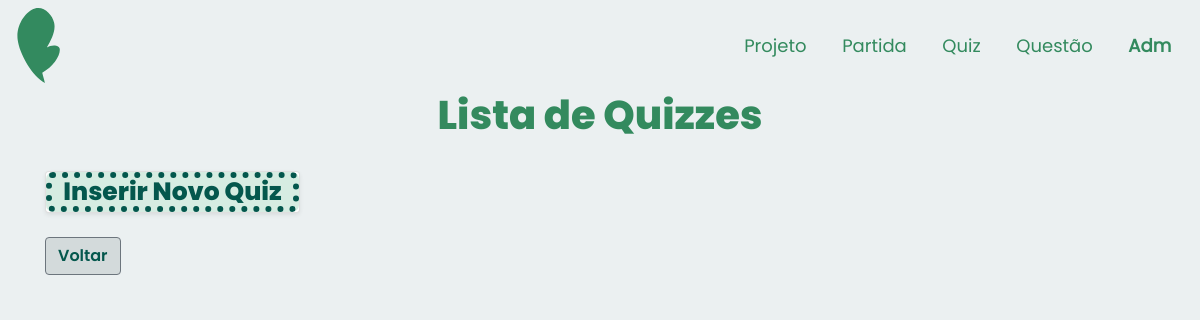
The app's page /app/controllers/QuizController.php?action=list, older data.
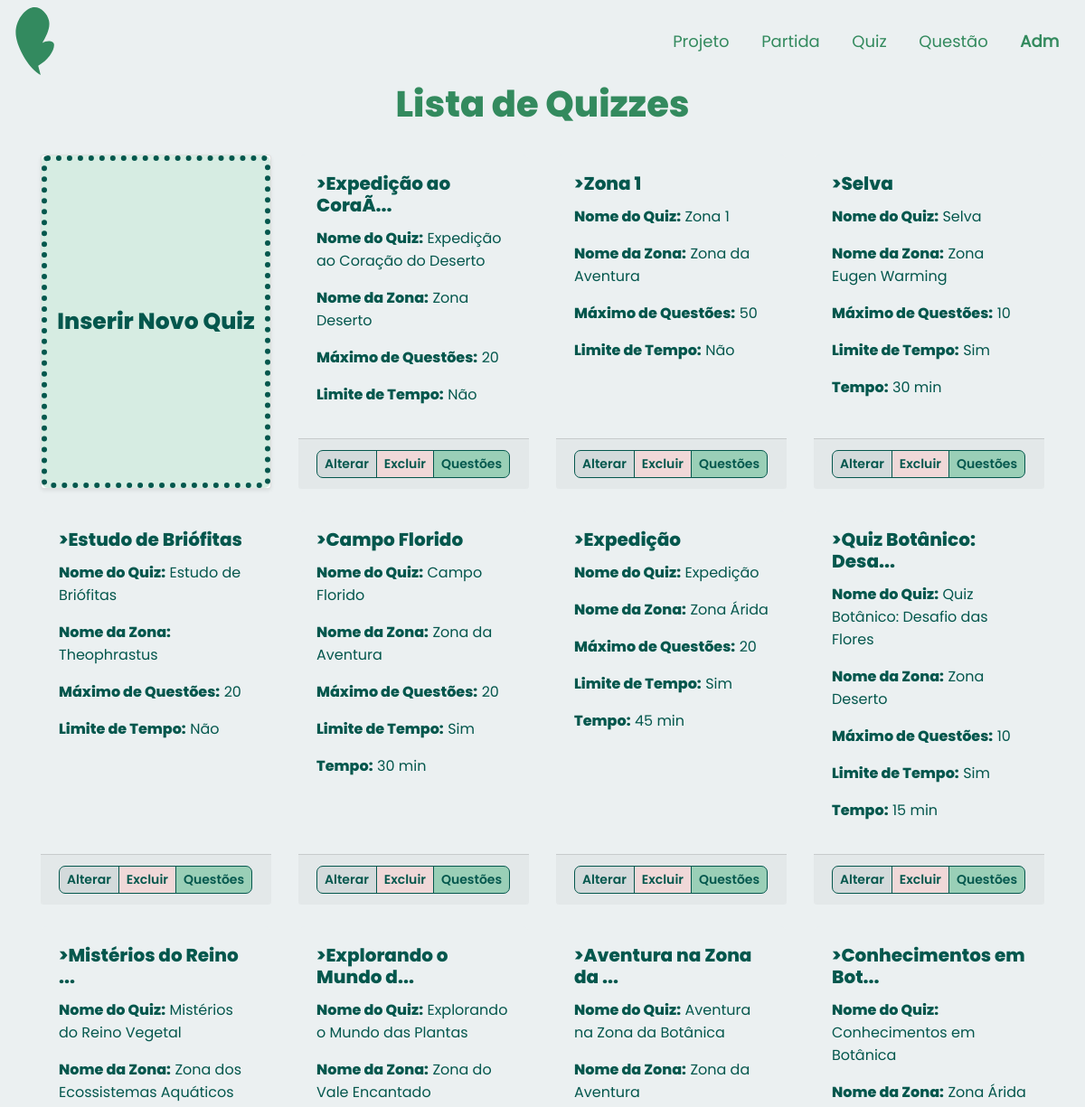
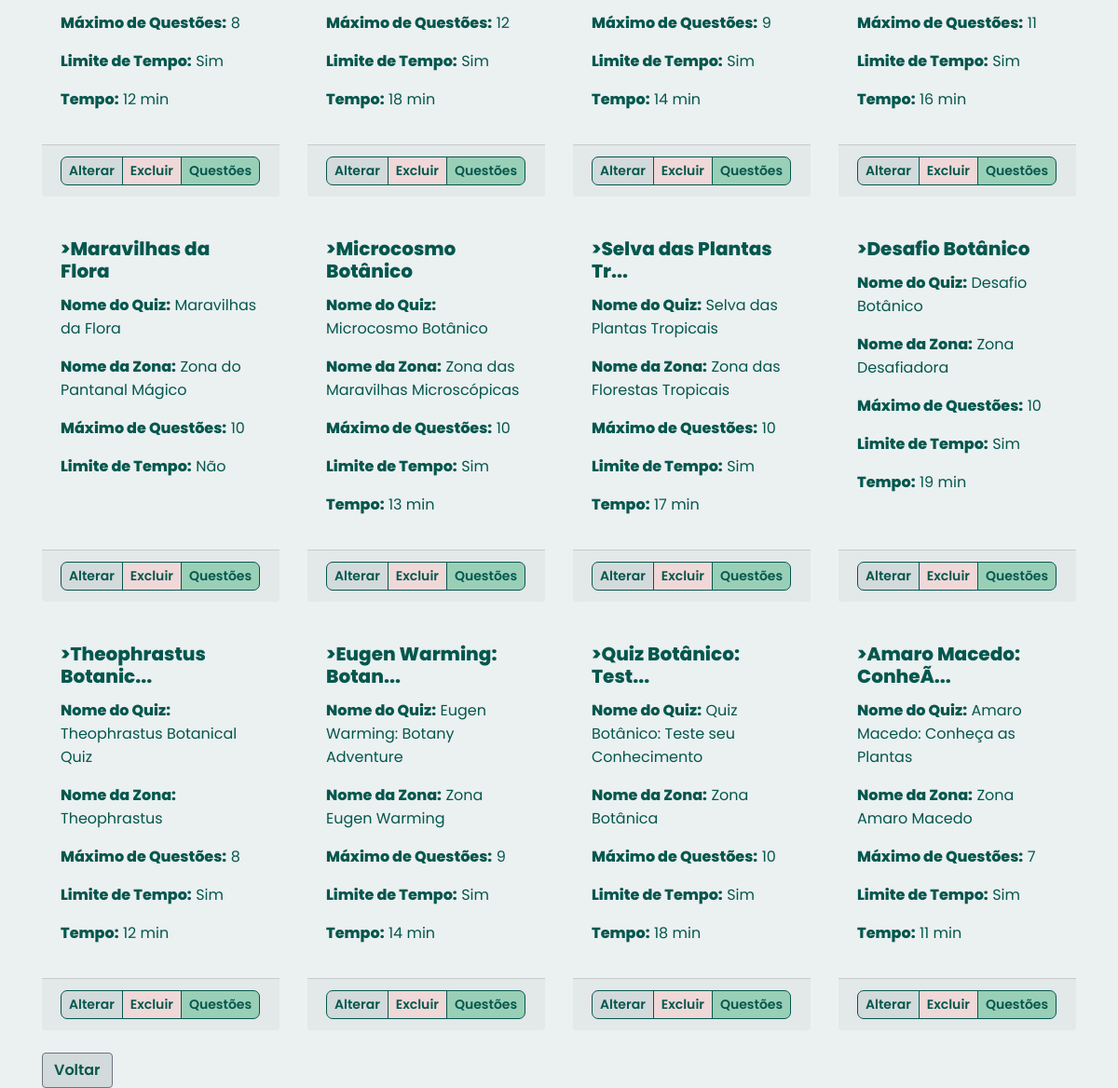
The same page, newer data (2 pictures, top to bottom).
### tables this page shows
CREATE TABLE IF NOT EXISTS `quiz` (
  `idQuiz` INT NOT NULL AUTO_INCREMENT,
  `maximoPergunta` INT NOT NULL,
  `nomeQuiz` VARCHAR(45) NOT NULL,
  `comTempo` TINYINT NOT NULL,
  `quantTempo` INT NOT NULL,
  `idZona` INT NOT NULL,
  PRIMARY KEY (`idQuiz`),
  CONSTRAINT `fk_quizzona`
    FOREIGN KEY (`idZona`)
    REFERENCES `zona` (`idZona`)
    ON DELETE NO ACTION
    ON UPDATE NO ACTION);

CREATE TABLE `zona` (
  `idZona` int(11) NOT NULL,
  `nomeZona` varchar(60) NOT NULL,
  `qntPlantas` int(11) DEFAULT NULL,
  `pontoZona` int(11) DEFAULT NULL
);

### app/controllers/QuizController.php (called while the page is built, shortened)
<?php
require_once(__DIR__ . "/Controller.php");
require_once(__DIR__ . "/../dao/QuizDAO.php");
require_once(__DIR__ . "/../dao/ZonaDAO.php");
require_once(__DIR__ . "/../models/QuizModel.php");
class QuizController extends Controller
{
    private QuizDAO $quizDao;
    public function __construct()
    {
        $this->quizDao = new QuizDAO();
        $this->handleAction();
    }
    protected function list(string $msgErro = "", string $msgSucesso = "")
    {
        $quizzes = $this->quizDao->list();
        $dados["lista"] = $quizzes;
        $this->loadView("quiz/listQuiz.php", $dados, $msgErro, $msgSucesso);
    }
}
$quizCont = new QuizController();

### app/models/QuizModel.php (called while the page is built, shortened)
<?php
class Quiz
{
    private $idQuiz;
    private $maximoPergunta;
    private $nomeQuiz;
    private $comTempo;
    private $quantTempo;
    private $zona;
    public function getIdQuiz()
    {
        return $this->idQuiz;
    }
    public function setIdQuiz($idQuiz)
    {
        $this->idQuiz = $idQuiz;
        return $this;
    }
    public function getMaximoPergunta()
    {
        return $this->maximoPergunta;
    }
    public function setMaximoPergunta($maximoPergunta)
    {
        $this->maximoPergunta = $maximoPergunta;
        return $this;
    }
    public function getNomeQuiz()
    {
        return $this->nomeQuiz;
    }
    public function setNomeQuiz($nomeQuiz)
    {
        $this->nomeQuiz = $nomeQuiz;
        return $this;
    }
    public function getComTempo()
    {
        return $this->comTempo;
    }
    public function setComTempo($comTempo)
    {
        $this->comTempo = $comTempo;
        return $this;
    }
    public function getQuantTempo()
    {
        return $this->quantTempo;
    }
    public function setQuantTempo($quantTempo)
    {
        $this->quantTempo = $quantTempo;
        return $this;
    }
    public function getZona()
    {
        return $this->zona;
    }
    public function setZona($zona)
    {
        $this->zona = $zona;
        return $this;
    }
    public function getNomeQuizTruncada()
    {
        $Nome = $this->nomeQuiz;
        if (strlen($Nome) > 20) {
            $Nome = substr($Nome, 0, 20) . '...';
        }
        return $Nome;
    }
}

### app/dao/QuizDAO.php (called while the page is built, shortened)
<?php
include_once(__DIR__ . "/../models/QuizModel.php");
include_once(__DIR__ . "/../models/ZonaModel.php");
class QuizDAO
{
    public function list()
    {
        $conn = Connection::getConn();
        $sql = QuizDAO::SQL_QUIZ . " ORDER BY idQuiz";
        $stm = $conn->prepare($sql);
        $stm->execute();
        $result = $stm->fetchAll();
        return $this->mapQuizzes($result);
    }
    private function mapQuizzes($result)
    {
        $quizzes = array();
        foreach ($result as $row) {
            $quiz = new Quiz();
            $quiz->setIdQuiz($row['idQuiz']);
            $quiz->setMaximoPergunta($row['maximoPergunta']);
            $quiz->setNomeQuiz($row['nomeQuiz']);
            $quiz->setComTempo($row['comTempo']);
            $quiz->setQuantTempo($row['quantTempo']);
            $quiz->setIdZona($row['idZona']);
            $zona = new Zona();
            $zona->setIdZona($row['idZona']);
            $zona->setNomeZona($row['nomeZona']);
            $quiz->setZona($zona);
            array_push($quizzes, $quiz);
        }
        return $quizzes;
    }
}

### app/models/ZonaModel.php (called while the page is built, shortened)
<?php
class Zona {
    private $NomeZona;
    public function __construct($id="",$nome="", $qntP="", $pontosT=0)
    {
        $this->NomeZona = $nome;
    }
    public function getNomeZona()
    {
        return $this->NomeZona;
    }
    public function setNomeZona($NomeZona)
    {
        $this->NomeZona = $NomeZona;
        return $this;
    }
    }
?>

### app/views/quiz/listQuiz.php (the view, shortened to what this page needs)
<!DOCTYPE html>
<html lang="en">
<head>
    <?php require_once(__DIR__ . "/../../bootstrap/header.php"); ?>
    <link rel="stylesheet" href="<?php echo BASEURL; ?>/views/css/list.css">
</head>
<body>
    <?php require_once(__DIR__ . "/../../bootstrap/navADMMeninas.php"); ?>
    <div>
        <h1 class="tituloPagina text-center">Lista de Quizzes</h1>
        <br>
    </div>
    <div class="container">
        <div class="row">
            <div class="col-md-3 col-sm-6 d-flex align-items-stretch">
                <div class="card mb-4 shadow-sm w-100 min-vh-25">
                    <div class="card-body">
                        <a class="btn btn-success btn-block h-100 d-flex justify-content-center align-items-center botaoEspecifico " href="<?= BASEURL ?>/controllers/QuizController.php?action=create">
                            <span class="nomeBotaoEspecifico">Inserir Novo Quiz</span>
                        </a>
                    </div>
                </div>
            </div>
            <?php foreach ($dados['lista'] as $quiz) : ?>
                <div class="col-md-3 col-sm-6 mb-4">
                    <div class="card cardInserido h-100">
                        <div class="card-body">
                            <h5 class="card-title nomeCard">><?= $quiz->getNomeQuizTruncada(); ?></h3>
                                <p>
                                    <span class="nomeAtributo labelQuestao">Nome do Quiz:</span>
                                    <span class="dadoAtributo"><?= $quiz->getNomeQuiz(); ?></span>
                                </p>
                                <p>
                                    <span class="nomeAtributo labelQuestao">Nome da Zona:</span>
                                    <span class="dadoAtributo"><?= $quiz->getZona()->getNomeZona(); ?></span>
                                </p>
                                <p>
                                    <span class="nomeAtributo labelQuestao">Máximo de Questões:</span>
                                    <span class="dadoAtributo"><?= $quiz->getMaximoPergunta(); ?></span>
                                </p>
                                <p>
                                    <span class="nomeAtributo labelQuestao">Limite de Tempo:</span>
                                    <span class="dadoAtributo"><?= $quiz->getComTempo() == 1 ? 'Sim' : 'Não'; ?></span>
                                </p>
                                <?php if ($quiz->getComTempo() == 1) : ?>
                                    <p>
                                        <span class="nomeAtributo labelQuestao">Tempo:</span>
                                        <span class="dadoAtributo"><?= $quiz->getQuantTempo() . " min"; ?></span>
                                    </p>
                                <?php endif; ?>
                        </div>
                        <div class="card-footer">
                            <div class="d-flex justify-content-between align-items-center">
                                <div class="btn-group">
                                    <a href="<?= BASEURL ?>/controllers/QuizController.php?action=edit&id=<?= $quiz->getIdQuiz() ?>" class="btn btn-sm btn-primary botaoAlterar">Alterar</a>
                                    <a href="<?= BASEURL ?>/controllers/QuizController.php?action=delete&id=<?= $quiz->getIdQuiz() ?>" class="btn btn-sm btn-secondary botaoExcluir" onclick="return confirm('Confirma a exclusão?');">Excluir</a>
                                    <a href="<?= BASEURL ?>/controllers/QuizQuestaoController.php?action=create&id=<?= $quiz->getIdQuiz() ?>" class="btn btn-sm btn-success botaoQuestoes">Questões</a>
                                </div>
                            </div>
                        </div>
                    </div>
                </div>
            <?php endforeach; ?>
        </div>
        <div class="text-left">
            <a href="javascript:history.back()" class="btn botaoVoltar btn-secondary">Voltar</a>
        </div>
    </div>
</body>
</html>

### app/controllers/Controller.php (shortened to what this page needs)
<?php
class Controller
{
    protected function handleAction()
    {
        $action = NULL;
        if (isset($_GET['action']))
            $action = $_GET['action'];
        $this->callAction($action);
    }
    protected function callAction($methodName)
    {
        $methodNoAction = "noAction";
        if ($methodName && method_exists($this, $methodName))
            $this->$methodName();
        elseif (method_exists($this, $methodNoAction))
            $this->$methodNoAction();
        else {
            throw new BadFunctionCallException("Ação não implementada");
        }
    }
    protected function loadView(string $path, array $dados, string $msgErro = "", string $msgSucesso = "")
    {
        $caminho = __DIR__ . "/../views/" . $path;
        if (file_exists($caminho)) {
            require $caminho;
        } else {
            echo "Erro ao carrega a view solicitada<br>";
            echo "Caminho: " . $caminho;
        }
    }
}

### app/bootstrap/header.php (shortened to what this page needs)
<link rel="stylesheet" href="https://stackpath.bootstrapcdn.com/bootstrap/4.1.3/css/bootstrap.min.css">
<link rel="stylesheet" href="<?php echo BASEURL; ?>/views/css/cabecalho.css">

### app/bootstrap/navADMMeninas.php (shortened to what this page needs)
<div class="col-xs-12" id="nav-container">
    <div id="itensmenu">
        <nav class="navbar navbar-expand-lg " id="menu">
            <a href="<?php echo BASEURL; ?>/views/projetoADM.php" class="nav-brand">
                <div class="row justify-content-md-left">
                    <div id="imgmenu">
                        <img class="img-responsive" src="../public/logo-green.svg" id="logo">
                    </div>
                </div>
            </a>
            <div class="collapse navbar-collapse justify-content-end" id="navbar-links">
                <div class="navbar-nav">
                    <a class="nav-item nav-link" id="projeto-menu" href="../views/projeto.php">Projeto</a>
                    <a class="nav-item nav-link" id="projeto-menu" href="../controllers/PartidaController.php?action=list">Partida</a>
                    <a class="nav-item nav-link" id="mapa-menu" href="../controllers/QuizController.php?action=list">Quiz</a>
                    <a class="nav-item nav-link" id="mapa-menu" href="../controllers/QuestaoController.php?action=list">Questão</a>
                    <a class="nav-item nav-link" id="botaoentrar" href="../views/users/login.php"> Adm </a>
                </div>
            </div>
        </nav>
    </div>
</div>

### app/views/css/cabecalho.css (style rules this page uses)
:root { --principal: #338a5f; --verdao: #04574d; --branco: #ebf0f1; --branquinho: #ebf0f14b; --destaque: #f58c95; --rosinha: #f0b6bc; --cinza: #586660; --cinzinha: #d3dadb; width: 100%; height: 100%; font-family: Poppins-regular, Roboto; }
#logo { content: url('../../public/logo-green.svg'); width: 75px; }
#nav-container { padding-top: 0; padding-bottom: 0; margin-top: 0%; }
.img-responsive { width: 130px; }
#botaoentrar { font-weight: 700; cursor: pointer; }
#navbar-links a { color: var(--principal); cursor: pointer; height: min-content; font-family: Poppins-regular; margin-left: 10px; font-size: 18px; padding: 1rem .8rem; text-align: right; }

### app/views/css/list.css (style rules this page uses)
:root { --principal: hsl(150, 46%, 37%); --verdao: #04574d; --verdinho: #9acfb7; --verde: #80d395; --branco: #ebf0f1; --branquinho: #ebf0f14b; --destaque: #f58c95; --rosinha: #f0b6bc; --cinza: #586660; --cinzinha: #d3dadb; width: 100%; height: 100%; font-family: Poppins-regular, Roboto; }
.tituloPagina { font-weight: 600; color: var(--principal); font-family: "Poppins"; }
.nomeCard { font-weight: 900; color: var(--verdao); font-family: "Poppins"; }
.nomeAtributo { font-weight: 700; color: var(--verdao); font-family: "Poppins"; }
.dadoAtributo { font-weight: 500; color: var(--verdao); font-family: "Poppins-regular"; }
.nomeBotaoEspecifico { font-weight: 900; font-size: 25px; color: var(--verdao); font-family: "Poppins"; }
.cardInserido { border: none; background-color: var( --branco ); transition: background-color 0.9s ease; border-radius: 7px; }
.botaoEspecifico { position: absolute; top: 0; left: 0; width: 100%; height: 100%; background-color: rgba(154, 207, 183, 0.4); transition: background-color 0.8s ease, transform 0.8s ease; border: 6px dotted var(--verdao); border-radius: 7px; white-space: normal; display: flex; flex-direction: column; justify-content: center; align-items: center; padding: 10px; }
.botaoAlterar { background-color: var(--cinzinha); color: var(--verdao); border-radius: 7px; font-family: "Poppins-semibold"; border: 1px solid var(--verdao); }
.botaoVoltar { background-color: var(--cinzinha); color: var(--verdao); font-family: "Poppins-semibold"; }
.botaoExcluir { background-color: #f0d8d8; color: var(--verdao); border-radius: 7px; font-family: "Poppins-semibold"; border: 1px solid var(--verdao); }
.botaoQuestoes { background-color: var(--verdinho); color: var(--verdao); border-radius: 7px; font-family: "Poppins-semibold"; border: 1px solid var(--verdao); }
body { background-color: var(--branco); margin: 0; padding: 0; min-height: 100vh; display: flex; flex-direction: column; }
.container { flex: 1; }

Row changes from the older to the newer data that the page shows:
added quiz: nomeQuiz "Expedição ao CoraÃ...", nomeQuiz "Expedição ao Coração do Deserto", idZona.nomeZona "Zona Deserto", maximoPergunta "20", comTempo "Não"
added quiz: nomeQuiz "Zona 1", idZona.nomeZona "Zona da Aventura", maximoPergunta "50", comTempo "Não"
added quiz: nomeQuiz "Selva", idZona.nomeZona "Zona Eugen Warming", maximoPergunta "10", comTempo "Sim", quantTempo "30"
added quiz: nomeQuiz "Estudo de Briófitas", idZona.nomeZona "Theophrastus", maximoPergunta "20", comTempo "Não"
added quiz: nomeQuiz "Campo Florido", idZona.nomeZona "Zona da Aventura", maximoPergunta "20", comTempo "Sim", quantTempo "30"
added quiz: nomeQuiz "Expedição", idZona.nomeZona "Zona Árida", maximoPergunta "20", comTempo "Sim", quantTempo "45"
added quiz: nomeQuiz "Quiz Botânico: Desa...", nomeQuiz "Quiz Botânico: Desafio das Flores", idZona.nomeZona "Zona Deserto", maximoPergunta "10", comTempo "Sim", quantTempo "15"
added quiz: nomeQuiz "Mistérios do Reino ...", nomeQuiz "Mistérios do Reino Vegetal", idZona.nomeZona "Zona dos Ecossistemas Aquáticos", maximoPergunta "8", comTempo "Sim", quantTempo "12"
added quiz: nomeQuiz "Explorando o Mundo d...", nomeQuiz "Explorando o Mundo das Plantas", idZona.nomeZona "Zona do Vale Encantado", maximoPergunta "12", comTempo "Sim", quantTempo "18"
added quiz: nomeQuiz "Aventura na Zona da ...", nomeQuiz "Aventura na Zona da Botânica", idZona.nomeZona "Zona da Aventura", maximoPergunta "9", comTempo "Sim", quantTempo "14"
added quiz: nomeQuiz "Conhecimentos em Bot...", nomeQuiz "Conhecimentos em Botânica", idZona.nomeZona "Zona Árida", maximoPergunta "11", comTempo "Sim", quantTempo "16"
added quiz: nomeQuiz "Maravilhas da Flora", idZona.nomeZona "Zona do Pantanal Mágico", maximoPergunta "10", comTempo "Não"
added quiz: nomeQuiz "Microcosmo Botânico", idZona.nomeZona "Zona das Maravilhas Microscópicas", maximoPergunta "10", comTempo "Sim", quantTempo "13"
added quiz: nomeQuiz "Selva das Plantas Tr...", nomeQuiz "Selva das Plantas Tropicais", idZona.nomeZona "Zona das Florestas Tropicais", maximoPergunta "10", comTempo "Sim", quantTempo "17"
added quiz: nomeQuiz "Desafio Botânico", idZona.nomeZona "Zona Desafiadora", maximoPergunta "10", comTempo "Sim", quantTempo "19"
added quiz: nomeQuiz "Theophrastus Botanic...", nomeQuiz "Theophrastus Botanical Quiz", idZona.nomeZona "Theophrastus", maximoPergunta "8", comTempo "Sim", quantTempo "12"
added quiz: nomeQuiz "Eugen Warming: Botan...", nomeQuiz "Eugen Warming: Botany Adventure", idZona.nomeZona "Zona Eugen Warming", maximoPergunta "9", comTempo "Sim", quantTempo "14"
added quiz: nomeQuiz "Quiz Botânico: Test...", nomeQuiz "Quiz Botânico: Teste seu Conhecimento", idZona.nomeZona "Zona Botânica", maximoPergunta "10", comTempo "Sim", quantTempo "18"
added quiz: nomeQuiz "Amaro Macedo: ConheÃ...", nomeQuiz "Amaro Macedo: Conheça as Plantas", idZona.nomeZona "Zona Amaro Macedo", maximoPergunta "7", comTempo "Sim", quantTempo "11"
